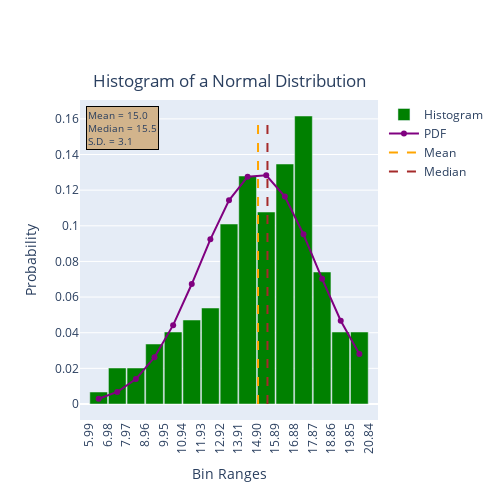

Notebook code cell kept with this figure:
### Markdown cell above
Ok so you probably already knew what a histogram was, and you might already know how to read a histogram, but to make sure we are on the same page lets look at what the histogram shows us. We'll take the same normal distribution and plot it's histogram, but this time in an interactive plot so you can look at some of the values yourself. If you don't have plotly, then there are some static plots further down.

### Code cell
if pl_imported:
    fig = plotly_histogram(normal_dist)
    fig.show()
    fig.write_html('images/2020-04-normal_histogram_pdf.html')

### Figure 1 — Plotly figure (JSON) as saved in the notebook; plotly's stock layout.template omitted (floating-point values rounded to 4 significant figures)
{"data": [{"hovertemplate": "<i>Probability: %{y:.1%}", "marker": {"color": "green"}, "name": "Histogram", "type": "bar", "x": [6.484, 7.474, 8.464, 9.454, 10.44, 11.43, 12.42, 13.41, 14.4, 15.39, 16.38, 17.37, 18.36, 19.35, 20.34], "y": [0.006734, 0.0202, 0.0202, 0.03367, 0.0404, 0.04713, 0.05387, 0.101, 0.1279, 0.1077, 0.1347, 0.1616, 0.07407, 0.0404, 0.0404]}, {"hovertemplate": "<i>Probability: %{y:.1%}", "line": {"color": "purple"}, "name": "PDF", "type": "scatter", "x": [6.484, 7.474, 8.464, 9.454, 10.44, 11.43, 12.42, 13.41, 14.4, 15.39, 16.38, 17.37, 18.36, 19.35, 20.34], "y": [0.00293, 0.006746, 0.014, 0.02621, 0.04424, 0.06732, 0.09239, 0.1143, 0.1275, 0.1283, 0.1164, 0.09521, 0.07023, 0.04671, 0.02801]}, {"hoverinfo": "skip", "line": {"color": "orange", "dash": "dash"}, "mode": "lines", "name": "Mean", "type": "scatter", "x": [14.96, 14.96], "y": [0, 0.1616]}, {"hoverinfo": "skip", "line": {"color": "brown", "dash": "dash"}, "mode": "lines", "name": "Median", "type": "scatter", "x": [15.46, 15.46], "y": [0, 0.1616]}], "layout": {"annotations": [{"align": "left", "bgcolor": "tan", "bordercolor": "black", "font": {"size": 10}, "showarrow": false, "text": "Mean = 15.0<br>Median = 15.5<br>S.D. = 3.1", "x": 0.02, "xref": "paper", "y": 0.98, "yref": "paper"}], "bargap": 0.05, "height": 500, "title": {"text": "Histogram of a Normal Distribution", "x": 0.5, "xref": "paper", "y": 0.85}, "width": 500, "xaxis": {"tickangle": -90, "tickmode": "array", "ticktext": ["5.99", "6.98", "7.97", "8.96", "9.95", "10.94", "11.93", "12.92", "13.91", "14.90", "15.89", "16.88", "17.87", "18.86", "19.85", "20.84"], "tickvals": [5.989, 6.979, 7.969, 8.959, 9.949, 10.94, 11.93, 12.92, 13.91, 14.9, 15.89, 16.88, 17.87, 18.86, 19.85, 20.84], "title": {"text": "Bin Ranges"}}, "yaxis": {"title": {"text": "Probability"}}}}
